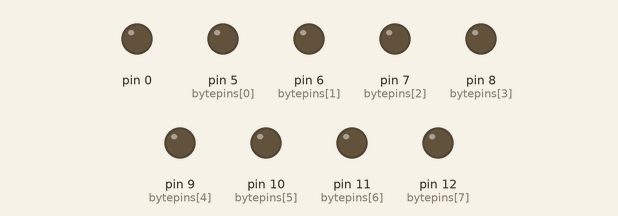
Simulated run of this sketch. Board: Arduino Uno, built with avr-gcc and run on an emulated ATmega328P. Shown: output pins drawn as LEDs (lit = HIGH).

Above: at 0.1 s.
At 4.1 s:
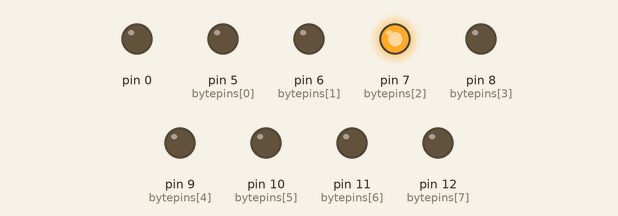
At 9.1 s:
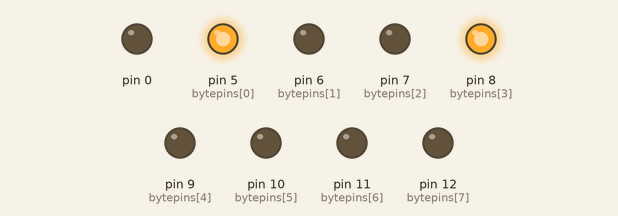
At 19.1 s:
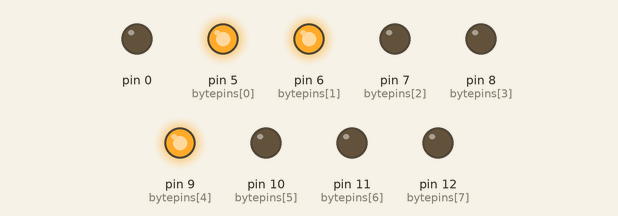
At 29.1 s:
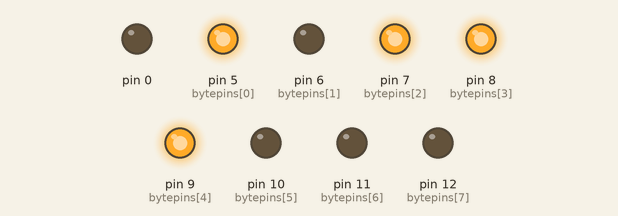
At 39.1 s:
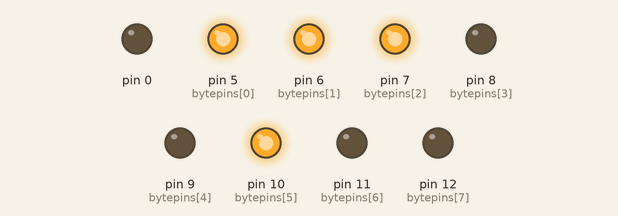
Timing chart, 0 to 40.0 s (numbered marks = the images above):
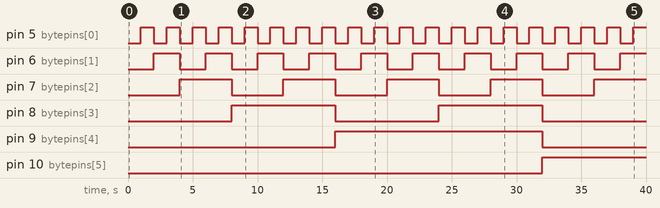

Measured:
- by itself, pin 5 (bytepins[0]): alternates HIGH for 1.0 s and LOW for 1.0 s
- by itself, pin 6 (bytepins[1]): alternates HIGH for 2.0 s and LOW for 2.0 s
- by itself, pin 7 (bytepins[2]): alternates HIGH for 4.0 s and LOW for 4.0 s
- by itself, pin 8 (bytepins[3]): alternates HIGH for 8.0 s and LOW for 8.0 s
- by itself, pin 9 (bytepins[4]): LOW → HIGH at 16.0 s, → LOW 16.0 s later
- by itself, pin 10 (bytepins[5]): LOW → HIGH at 32.0 s

The sketch:

led_binary_blink.ino
```cpp
const unsigned int maximum = 256;    //using 8 LEDs, 2^8 = 256 maximum iterations to be shown on board
const long debounce = 100;           //100 ms debounce added in case of button activation
byte bytepins[] = {5, 6, 7, 8, 9, 10, 11, 12};


void setup() {
    for (int i = 0; i < 9; ++i) {
        pinMode(bytepins[i], OUTPUT);
    }
}

void loop() {
    for (int currentBinaryCount = 0; currentBinaryCount < maximum; ++currentBinaryCount) {
        binaryToLED(currentBinaryCount);
        delay(1000);
    }

}

 void binaryToLED(byte input) {
    for (int i = 0; i < 8; ++i) {
      if (bitRead(input, i) == 1) {
          digitalWrite(bytepins[i], HIGH);
      }
      else {
        digitalWrite(bytepins[i], LOW);
      }
    }
 }
```
